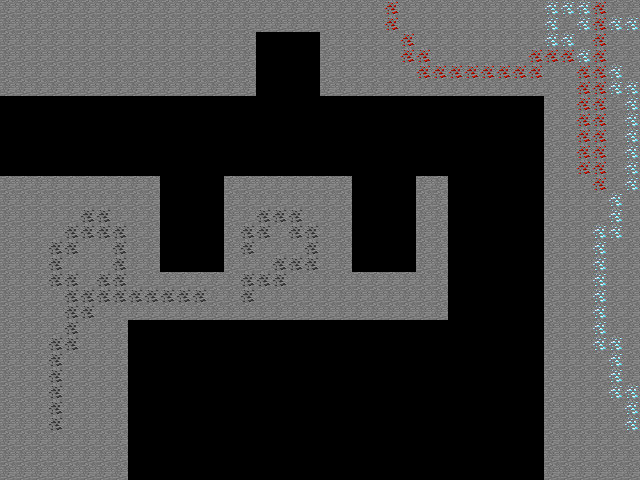

Rendered tile map (Tiled .tmx) drawn with the repository's tilesets; below, a short description and the full map source, tile grids included:
An orthogonal 40x30 tile map with 16x16 px tiles, 1 tile layer (Tile Layer 1) and 25 objects (Enemy_4_spawn, Enemy_2_spawn, Enemy_3_spawn, Enemy_1_spawn, Enemy_1_path, ...).

<map version="1.2" tiledversion="1.2.3" orientation="orthogonal" renderorder="right-down" width="40" height="30" tilewidth="16" tileheight="16" infinite="0" nextlayerid="4" nextobjectid="35">
 <tileset firstgid="1" source="mc_sprites.tsx" />
 <layer id="3" name="Tile Layer 1" width="40" height="30">
  <data encoding="csv">
2,2,2,2,2,2,2,2,2,2,2,2,2,2,2,2,2,2,2,2,2,2,2,2,124,2,2,2,2,2,2,2,2,2,123,123,123,124,2,2,
2,2,2,2,2,2,2,2,2,2,2,2,2,2,2,2,2,2,2,2,2,2,2,2,124,2,2,2,2,2,2,2,2,2,123,2,123,124,123,123,
2,2,2,2,2,2,2,2,2,2,2,2,2,2,2,2,0,0,0,0,2,2,2,2,2,124,2,2,2,2,2,2,2,2,123,123,2,124,2,2,
2,2,2,2,2,2,2,2,2,2,2,2,2,2,2,2,0,0,0,0,2,2,2,2,2,124,124,2,2,2,2,2,2,124,124,124,123,124,2,2,
2,2,2,2,2,2,2,2,2,2,2,2,2,2,2,2,0,0,0,0,2,2,2,2,2,2,124,124,124,124,124,124,124,124,2,2,124,124,123,2,
2,2,2,2,2,2,2,2,2,2,2,2,2,2,2,2,0,0,0,0,2,2,2,2,2,2,2,2,2,2,2,2,2,2,2,2,124,124,123,123,
0,0,0,0,0,0,0,0,0,0,0,0,0,0,0,0,0,0,0,0,0,0,0,0,0,0,0,0,0,0,0,0,0,0,2,2,124,124,2,123,
0,0,0,0,0,0,0,0,0,0,0,0,0,0,0,0,0,0,0,0,0,0,0,0,0,0,0,0,0,0,0,0,0,0,2,2,124,124,2,123,
0,0,0,0,0,0,0,0,0,0,0,0,0,0,0,0,0,0,0,0,0,0,0,0,0,0,0,0,0,0,0,0,0,0,2,2,124,124,2,123,
0,0,0,0,0,0,0,0,0,0,0,0,0,0,0,0,0,0,0,0,0,0,0,0,0,0,0,0,0,0,0,0,0,0,2,2,124,124,2,123,
0,0,0,0,0,0,0,0,0,0,0,0,0,0,0,0,0,0,0,0,0,0,0,0,0,0,0,0,0,0,0,0,0,0,2,2,124,124,2,123,
2,2,2,2,2,2,2,2,2,2,0,0,0,0,2,2,2,2,2,2,2,2,0,0,0,0,2,2,0,0,0,0,0,0,2,2,2,124,2,123,
2,2,2,2,2,2,2,2,2,2,0,0,0,0,2,2,2,2,2,2,2,2,0,0,0,0,2,2,0,0,0,0,0,0,2,2,2,2,123,2,
2,2,2,2,2,83,83,2,2,2,0,0,0,0,2,2,83,83,83,2,2,2,0,0,0,0,2,2,0,0,0,0,0,0,2,2,2,2,123,2,
2,2,2,2,83,83,83,83,2,2,0,0,0,0,2,83,83,2,83,83,2,2,0,0,0,0,2,2,0,0,0,0,0,0,2,2,2,123,123,2,
2,2,2,83,83,2,2,83,2,2,0,0,0,0,2,83,2,2,2,83,2,2,0,0,0,0,2,2,0,0,0,0,0,0,2,2,2,123,2,2,
2,2,2,83,2,2,2,83,2,2,0,0,0,0,2,2,2,83,83,83,2,2,0,0,0,0,2,2,0,0,0,0,0,0,2,2,2,123,2,2,
2,2,2,83,83,2,83,83,2,2,2,2,2,2,2,83,83,83,2,2,2,2,2,2,2,2,2,2,0,0,0,0,0,0,2,2,2,123,2,2,
2,2,2,2,83,83,83,83,83,83,83,83,83,2,2,83,2,2,2,2,2,2,2,2,2,2,2,2,0,0,0,0,0,0,2,2,2,123,2,2,
2,2,2,2,83,83,2,2,2,2,2,2,2,2,2,2,2,2,2,2,2,2,2,2,2,2,2,2,0,0,0,0,0,0,2,2,2,123,2,2,
2,2,2,2,83,2,2,2,0,0,0,0,0,0,0,0,0,0,0,0,0,0,0,0,0,0,0,0,0,0,0,0,0,0,2,2,2,123,2,2,
2,2,2,83,83,2,2,2,0,0,0,0,0,0,0,0,0,0,0,0,0,0,0,0,0,0,0,0,0,0,0,0,0,0,2,2,2,123,123,2,
2,2,2,83,2,2,2,2,0,0,0,0,0,0,0,0,0,0,0,0,0,0,0,0,0,0,0,0,0,0,0,0,0,0,2,2,2,2,123,2,
2,2,2,83,2,2,2,2,0,0,0,0,0,0,0,0,0,0,0,0,0,0,0,0,0,0,0,0,0,0,0,0,0,0,2,2,2,2,123,2,
2,2,2,83,2,2,2,2,0,0,0,0,0,0,0,0,0,0,0,0,0,0,0,0,0,0,0,0,0,0,0,0,0,0,2,2,2,2,123,123,
2,2,2,83,2,2,2,2,0,0,0,0,0,0,0,0,0,0,0,0,0,0,0,0,0,0,0,0,0,0,0,0,0,0,2,2,2,2,2,123,
2,2,2,83,2,2,2,2,0,0,0,0,0,0,0,0,0,0,0,0,0,0,0,0,0,0,0,0,0,0,0,0,0,0,2,2,2,2,2,123,
2,2,2,2,2,2,2,2,0,0,0,0,0,0,0,0,0,0,0,0,0,0,0,0,0,0,0,0,0,0,0,0,0,0,2,2,2,2,2,2,
2,2,2,2,2,2,2,2,0,0,0,0,0,0,0,0,0,0,0,0,0,0,0,0,0,0,0,0,0,0,0,0,0,0,2,2,2,2,2,2,
2,2,2,2,2,2,2,2,0,0,0,0,0,0,0,0,0,0,0,0,0,0,0,0,0,0,0,0,0,0,0,0,0,0,2,2,2,2,2,2
</data>
 </layer>
 <objectgroup id="2" name="Object Layer 1">
  <object id="1" name="Enemy_4_spawn" gid="463" x="385.6" y="168.8" width="30.4" height="30.4" />
  <object id="2" name="Enemy_2_spawn" gid="462" x="385.6" y="138.4" width="30.4" height="30.4" />
  <object id="3" name="Enemy_3_spawn" gid="464" x="355.2" y="168.8" width="30.4" height="30.4" />
  <object id="4" name="Enemy_1_spawn" gid="281" x="355.2" y="138.4" width="30.4" height="30.4" />
  <object id="5" name="Enemy_1_path" x="355.2" y="108" width="30.4" height="121.6" />
  <object id="7" name="Enemy_2_path" x="385.6" y="108" width="30.4" height="121.6" />
  <object id="8" name="Enemy_3_path" x="355.2" y="138.4" width="30.4" height="121.6" />
  <object id="9" name="Enemy_4_path" x="385.6" y="138.4" width="30.4" height="121.6" />
  <object id="18" name="Enemy_8_spawn" gid="463" x="288.8" y="172.8" width="28.8" height="28.8" />
  <object id="19" name="Enemy_6_spawn" gid="462" x="288.8" y="144" width="28.8" height="28.8" />
  <object id="20" name="Enemy_7_spawn" gid="464" x="260" y="172.8" width="28.8" height="28.8" />
  <object id="21" name="Enemy_5_spawn" gid="281" x="260" y="144" width="28.8" height="28.8" />
  <object id="22" name="Enemy_5_path" x="260" y="32" width="28.8" height="115.2" />
  <object id="23" name="Enemy_6_path" x="288.8" y="32" width="28.8" height="115.2" />
  <object id="24" name="Enemy_7_path" x="260" y="60.8" width="28.8" height="115.2" />
  <object id="25" name="Enemy_8_path" x="288.8" y="60.8" width="28.8" height="115.2" />
  <object id="26" name="Enemy_12_spawn" gid="463" x="191.2" y="166.4" width="31.2" height="31.2" />
  <object id="27" name="Enemy_10_spawn" gid="462" x="191.2" y="135.2" width="31.2" height="31.2" />
  <object id="28" name="Enemy_11_spawn" gid="464" x="160" y="166.4" width="31.2" height="31.2" />
  <object id="29" name="Enemy_9_spawn" gid="281" x="160" y="135.2" width="31.2" height="31.2" />
  <object id="30" name="Enemy_9_path" x="160" y="104" width="31.2" height="124.8" />
  <object id="31" name="Enemy_10_path" x="191.2" y="104" width="31.2" height="124.8" />
  <object id="32" name="Enemy_11_path" x="160" y="135.2" width="31.2" height="124.8" />
  <object id="33" name="Enemy_12_path" x="191.2" y="135.2" width="31.2" height="124.8" />
  <object id="34" name="Checkpoint" gid="593" x="480" y="113" width="16" height="16" />
 </objectgroup>
</map>
